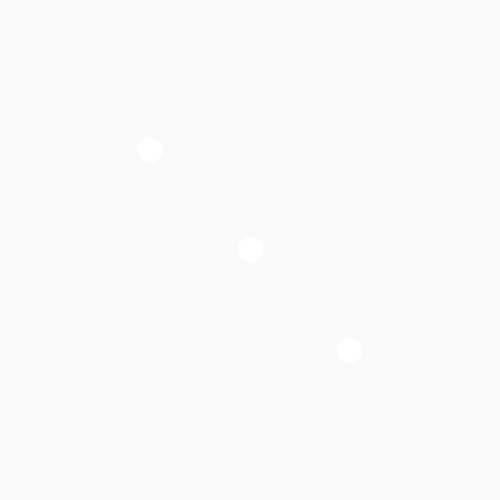
Frame 1 (no input)
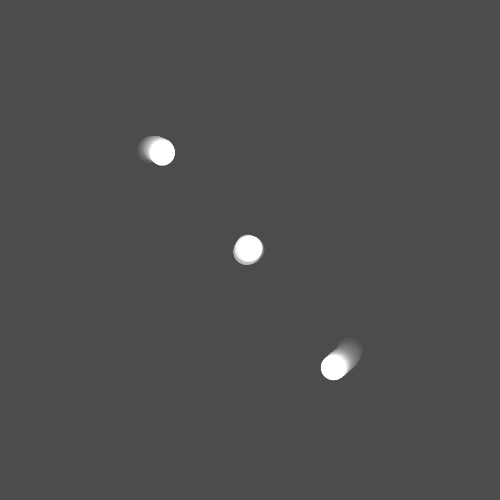
Frame 60 (no input)
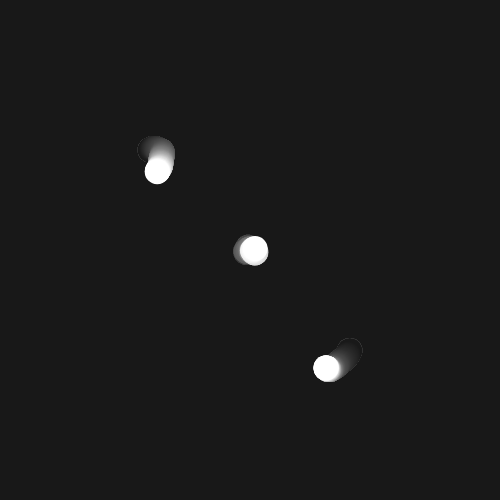
Frame 120 (the mouse pressed at the canvas centre since frame 60)

The p5.js sketch that drew these frames (run headless with seeded random() and noise() and a simulated clock; from frame 60 on, the mouse is pressed at the canvas centre):

// p5.js sketch
// ── sketch.js
// a few walker objects
let walker1, walker2, walker3;

function setup() {
    createCanvas(500, 500);
    noStroke();

    // request a detailed noise landscape
    noiseDetail(24);

    // create our walker objects
    walker1 = new NoiseWalker(150, 150);
    walker2 = new NoiseWalker(350, 350);
    walker3 = new RandomWalker(250, 250);
}

function draw() {
    background(0, 5);

    // ask each walker to move
    walker1.move();
    walker2.move();
    walker3.move();

    // ask each walker to draw itself
    walker1.display();
    walker2.display();
    walker3.display();
}



// our NoiseWalker class
class NoiseWalker {

    constructor(x, y) {
        // store our position
        this.x = x;
        this.y = y;

        // create a "noise offset" to keep track of our position in Perlin Noise space
        this.xNoiseOffset = random(0, 1000);
        this.yNoiseOffset = random(1000, 2000);
    }

    // display mechanics
    display() {
        ellipse(this.x, this.y, 25, 25);
    }

    // movement mechanics
    move() {
        // compute how much we should move
        let xMovement = map(noise(this.xNoiseOffset), 0, 1, -1, 1);
        let yMovement = map(noise(this.yNoiseOffset), 0, 1, -1, 1);

        // update our position
        this.x += xMovement;
        this.y += yMovement;

        // update our noise offset values
        this.xNoiseOffset += 0.01;
        this.yNoiseOffset += 0.01;
    }
}


// our RandomWalker class
class RandomWalker {

    constructor(x, y) {
        // store our position
        this.x = x;
        this.y = y;
    }

    // display mechanics
    display() {
        fill(255);
        ellipse(this.x, this.y, 25, 25);
    }

    // movement mechanics
    move() {
        // compute how much we should move
        let xMovement = random(-1, 1);
        let yMovement = random(-1, 1);

        // update our position
        this.x += xMovement;
        this.y += yMovement;
    }
}
